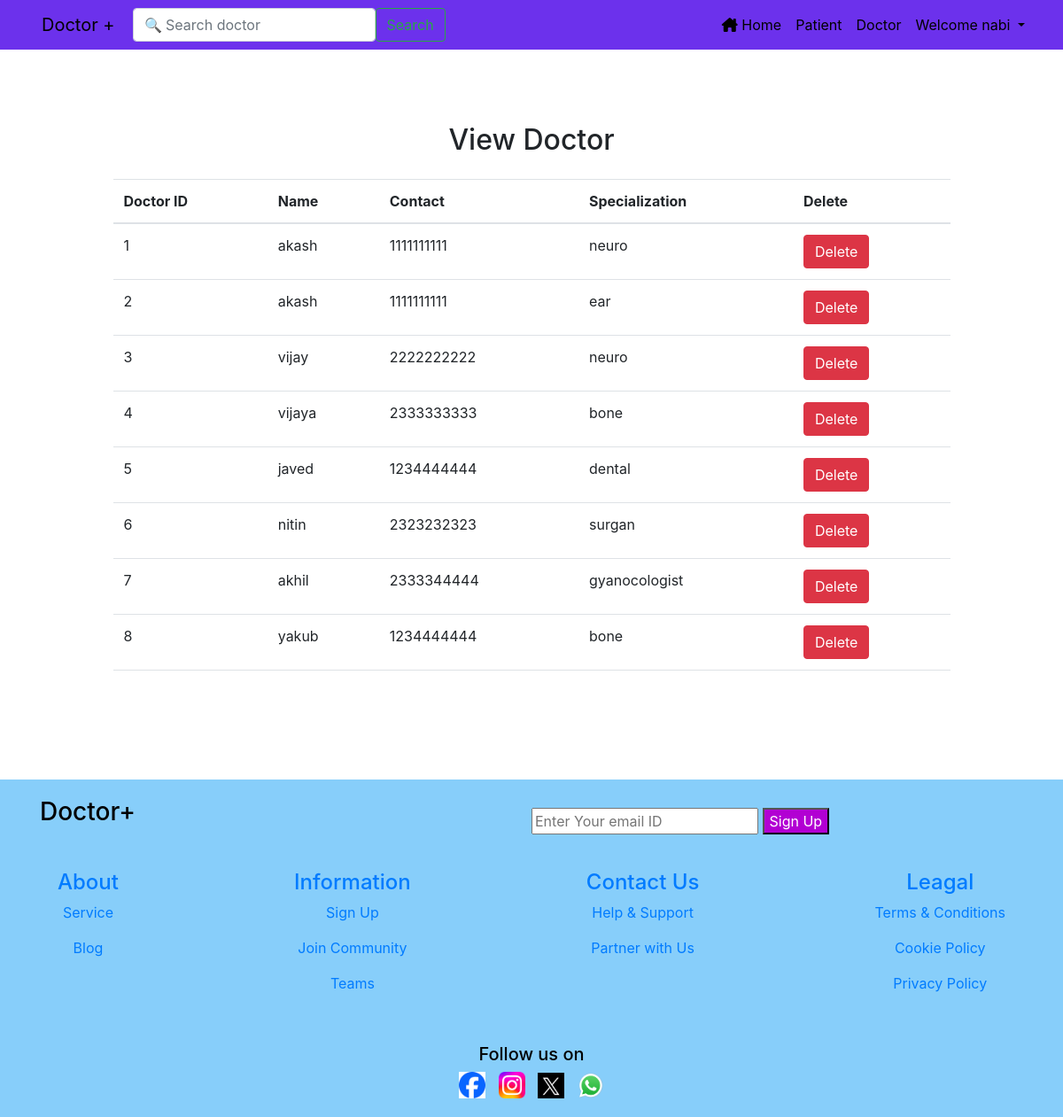
Page /view_doctor/ (signed in) on the committed database.
### management/models.py (models this page shows, shortened)
class Doctor(models.Model):
    name = models.CharField(max_length=50)
    mobile = models.IntegerField()
    special = models.CharField(max_length=50)

### management/views.py (the view)
# urls.py: path('view_doctor/', View_Doctor, name='view_doctor'),
def View_Doctor(request):
    if not request.user.is_authenticated:
        return redirect('login')
    doc = Doctor.objects.all()
    d = {'doc': doc}
    return render(request,'view_doctor.html', d)

### management/templates/view_doctor.html (shortened to what this page needs)
{% extends 'homebase.html' %}
{% load static %}
{% block body %}
<div class="container-fluid center-content">
  <div class="col-md-10">
    <h2 class="text-center mb-4">View Doctor</h2>
    <table class="table table-hover" id="example" style="width: 100%;">
      <thead>
        <tr>
          <th>Doctor ID</th>
          <th>Name</th>
          <th>Contact</th>
          <th>Specialization</th>
          <th>Delete</th>
        </tr>
      </thead>
      <tbody>
        {% for i in doc %}
        <tr>
          <td>{{i.id}}</td>
          <td>{{i.name}}</td>
          <td>{{i.mobile}}</td>
          <td>{{i.special}}</td>
          <td><a href="{% url 'delete_doctor' i.id %}" onclick="return confirm('Are you sure you want to delete?')" class="btn btn-danger">Delete</a></td>
        </tr>
        {% endfor %}
      </tbody>
    </table>
  </div>
</div>
{% endblock %}

### management/templates/navbar.html (shortened to what this page needs)
<!DOCTYPE html>
<html lang="ar">
<head>
    {% load static %}
    <link rel="stylesheet" href="https://cdn.jsdelivr.net/npm/bootstrap@5.3.0/dist/css/bootstrap.rtl.min.css">
    <link rel="stylesheet" type="text/css" href="{% static 'management/css/mystyle.css' %}">
    <link rel="stylesheet" href="https://cdn.datatables.net/2.0.2/css/dataTables.dataTables.css">
    <link rel="stylesheet" href="https://cdn.datatables.net/buttons/3.0.1/css/buttons.dataTables.css">
<link rel="stylesheet" href="https://cdnjs.cloudflare.com/ajax/libs/font-awesome/6.5.1/css/all.min.css" />
</head>
<body>
<nav class="navbar navbar-expand-lg sticky-top" style="background-color: #6c31ec !important;">
    <div class="container-fluid">
        <a class="navbar-brand" href="#">Doctor +</a>
        <form method="get" action="/search" class="d-flex" role="search">
            <input class="form-control me-2 ml-1" type="search" placeholder="&#128269; Search doctor" aria-label="Search" name="search" id="search">
            <button class="btn btn-outline-success" type="submit">Search</button>
        </form>
        <div class="collapse navbar-collapse" id="navbarSupportedContent">
            <ul class="navbar-nav me-auto mb-2 mb-lg-0">
                {% if request.user.is_authenticated %}
                    <li class="nav-item active">
                        <a class="nav-link" href="{% url 'home' %}"> <i class="fa-solid fa-house-chimney"></i> Home <span class="sr-only">(current)</span></a>
                    </li>
                    <li class="nav-item">
                        <a class="nav-link" href="/patientclick">Patient</a>
                    </li>
                    <li class="nav-item">
                        <a class="nav-link" href="/doctorclick">Doctor</a>
                    </li>
                    <li class="nav-item dropdown">
                        <a class="nav-link dropdown-toggle" data-bs-toggle="dropdown" href="#">
                            Welcome {{ request.user.username }}
                        </a>
                    </li>
                {% endif %}
            </ul>
        </div>
    </div>
</nav>
</body>
</html>

### management/static/management/css/mystyle.css (style rules this page uses)
.nav-link { color: black !important; }
.navbar-brand { color: black !important; }

### rows in the picture
Doctor: id "1", name "akash", mobile "1111111111", special "neuro"
Doctor: id "2", name "akash", mobile "1111111111", special "ear"
Doctor: id "3", name "vijay", mobile "2222222222", special "neuro"
Doctor: id "4", name "vijaya", mobile "2333333333", special "bone"
Doctor: id "5", name "javed", mobile "1234444444", special "dental"
Doctor: id "6", name "nitin", mobile "2323232323", special "surgan"
Doctor: id "7", name "akhil", mobile "2333344444", special "gyanocologist"
Doctor: id "8", name "yakub", mobile "1234444444", special "bone"

### other values in the picture
{{ request.user.username }} "nabi"
